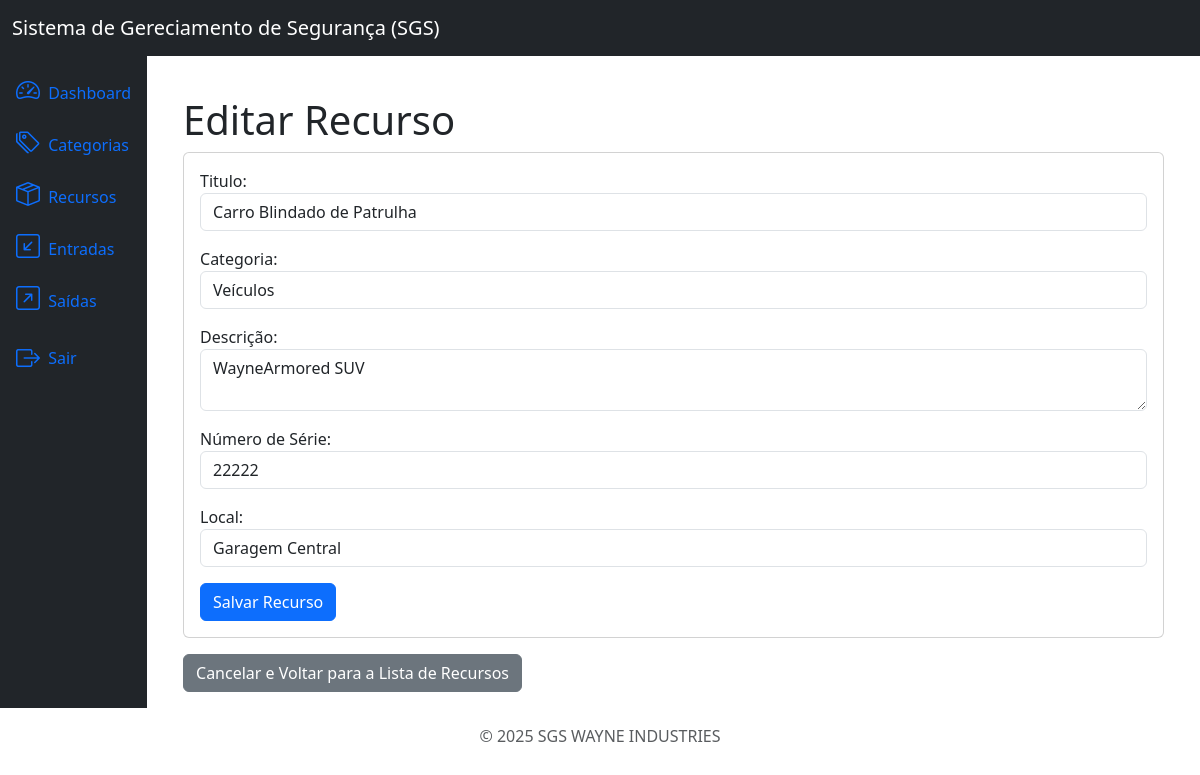
Screenshot of /products/1/update (signed in) with the database file from the repository.
### products/models.py (models this page shows, shortened)
class Product(models.Model):
    title = models.CharField(max_length=200)
    category = models.ForeignKey(Category, on_delete=models.PROTECT, related_name='products')
    description  = models.TextField(null=True, blank=True)
    serie_number = models.CharField(max_length=200, null=True, blank=True)
    status = models.CharField(max_length=200)
    location = models.CharField(max_length=200, null=True, blank=True)
    quantity = models.IntegerField(default=0)
    created_at = models.DateTimeField(auto_now_add=True)
    update_at = models.DateTimeField(auto_now=True)
    class Meta:
        ordering = ['title']

### products/views.py (the view)
# urls.py: path('products/<int:pk>/update', views.ProductUpdateView.as_view(), name='product_update'),
class ProductUpdateView(LoginRequiredMixin, PermissionRequiredMixin, UpdateView):
    model = models.Product
    template_name = 'product_update.html'
    form_class = forms.ProductForm
    success_url = reverse_lazy('product_list')
    permission_required = 'products.change_product'

### products/forms.py
class ProductForm(forms.ModelForm):
    class Meta:
        model = models.Product
        fields = ['title', 'category', 'description', 'serie_number', 'location']
        widgets = {
            'title': forms.TextInput(attrs={'class': 'form-control'}),
            'category': forms.Select(attrs={'class': 'form-control'}),
            'description': forms.Textarea(attrs={'class': 'form-control', 'rows': 2}),
            'serie_number': forms.TextInput(attrs={'class': 'form-control'}),
            'location': forms.TextInput(attrs={'class': 'form-control'}),
        }
        labels = {
            'title': 'Titulo',
            'category': 'Categoria',
            'description': 'Descrição',
            'serie_number': 'Número de Série',
            'location': 'Local',
        }

### categories/models.py (called while the page is built)
    def __str__(self):
        return self.name

### products/templates/product_update.html (shortened to what this page needs)
{% extends 'base.html' %}
{% block content %}
  <div class="container mt-4">
    <h3 class="display-6">Editar Recurso</h3>
    <div class="card">
      <div class="card-body">
        <form method="post">
          {{ form.as_p }}
          <button type="submit" class="btn btn-primary">Salvar Recurso</button>
        </form>
      </div>
    </div>
    <a href="{% url 'product_list' %}" class="btn btn-secondary mt-3">Cancelar e Voltar para a Lista de Recursos</a>
  </div>
{% endblock %}

### rows the page displays
Product: title "Carro Blindado de Patrulha", category "Veículos", description "WayneArmored SUV", serie_number "22222", location "Garagem Central"
